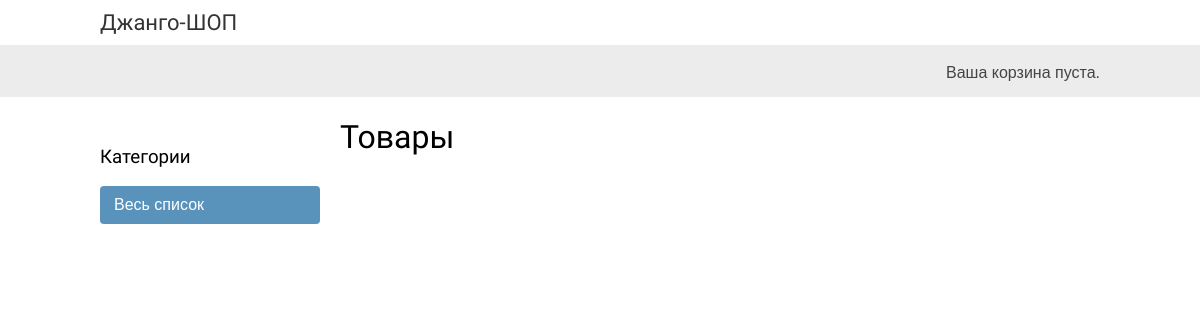
The app's page /, older data.
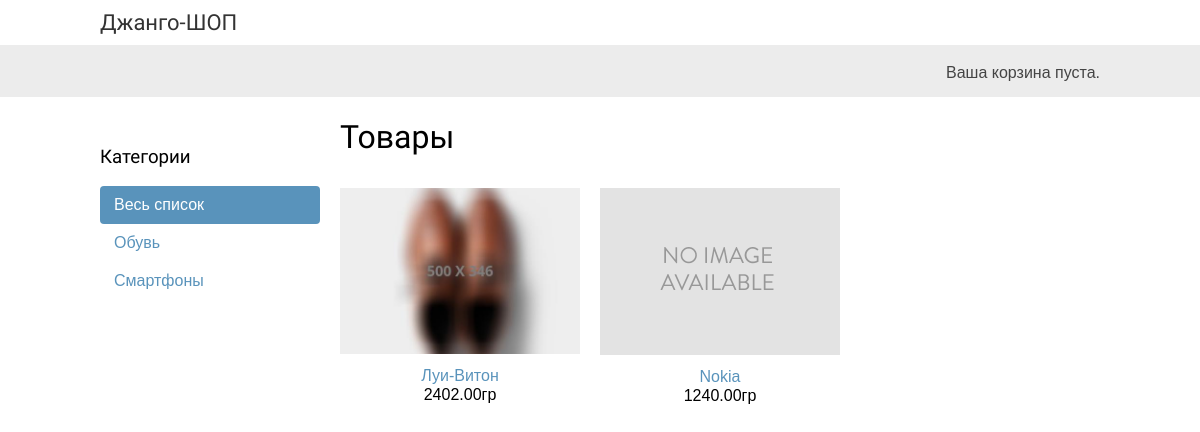
The same page, newer data.
### shop/models.py (models this page shows, shortened)
class Category(models.Model):
    name = models.CharField(max_length=200, db_index=True, verbose_name='наименование')
    slug = models.SlugField(max_length=200, db_index=True, unique=True, verbose_name='краткое наименование')
    class Meta:
        ordering = ('name',)
        verbose_name = 'Категория'
        verbose_name_plural = 'Категории'
    def get_absolute_url(self):
        return reverse('shop:product_list_by_category', args=[self.slug])

class Product(models.Model):
    category = models.ForeignKey(Category, related_name='products')
    name = models.CharField(max_length=200, db_index=True)
    slug = models.SlugField(max_length=200, db_index=True)
    image = models.ImageField(upload_to='products/%Y/%m/%d', blank=True)
    description = models.TextField(blank=True)
    price = models.DecimalField(max_digits=10, decimal_places=2)
    stock = models.PositiveIntegerField(verbose_name='акция')
    available = models.BooleanField(default=True)
    created = models.DateTimeField(auto_now_add=True)
    updated = models.DateTimeField(auto_now=True)
    class Meta:
        ordering = ('-created',)
        index_together = (('id', 'slug'),)
        verbose_name = 'Товар'
        verbose_name_plural = 'Товары'
    def get_absolute_url(self):
        return reverse('shop:product_detail', args=[self.id, self.slug])

### shop/views.py (the view)
# urls.py: url(r'^$', views.product_list, name='product_list'),
def product_list(request, category_slug=None):
    category = None
    categories = Category.objects.all()
    products = Product.objects.filter(available=True)
    if category_slug:
        category = get_object_or_404(Category, slug=category_slug)
        products = products.filter(category=category)
    return render(request, 'shop/product/list.html', {'category': category,
                                                      'categories': categories,
                                                      'products': products})

### cart/cart.py (called while the page is built)
    def __len__(self):
        return sum(item['quantity'] for item in self.cart.values())

### cart/context_processors.py (called while the page is built)
def cart(request):
    return {'cart': Cart(request) }

### shop/templates/shop/product/list.html (shortened to what this page needs)
{% extends "shop/base.html" %}
{% load static %}
{% block content %}
    <div id="sidebar">
        <h3>Категории</h3>
        <ul>
            <li {% if not category %}class="selected"{% endif %}>
                <a href="{% url "shop:product_list" %}">Весь список</a>
            </li>
        {% for c in categories %}
            <li {% if category.slug == c.slug %}class="selected"{% endif %}>
                <a href="{{ c.get_absolute_url }}">{{ c.name }}</a>
            </li>
        {% endfor %}
        </ul>
    </div>
    <div id="main" class="product-list">
        <h1>{% if category %}{{ category.name }}{% else %}Товары{% endif %}</h1>
        {% for product in products %}
            <div class="item">
                <a href="{{ product.get_absolute_url }}">
                    <img src="{% if product.image %}{{ product.image.url }}{% else %}{% static "img/no_image.png" %}{% endif %}">
                </a>
                <a href="{{ product.get_absolute_url }}">{{ product.name }}</a><br>
                {{ product.price }}гр
            </div>
        {% endfor %}
    </div>
{% endblock %}

### shop/templates/shop/base.html (shortened to what this page needs)
{% load static %}
<!DOCTYPE html>
<html>
<head>
    <link href="{% static "css/base.css" %}" rel="stylesheet">
</head>
<body>
    <div id="header">
        <a href="/" class="logo">Джанго-ШОП</a>
    </div>
    <div id="subheader">
        <div class="cart">
            {% with total_items=cart|length %}
                {% if cart|length > 0 %}
                    Ваша корзина:
                    <a href="{% url "cart:cart_detail" %}">
                        {{ total_items }} штук{{ total_items|pluralize }},{{ cart.get_total_price }}гр
                    </a>
                {% else %}
                    Ваша корзина пуста.
                {% endif %}
            {% endwith %}
        </div>
    </div>
    <div id="content">
        {% block content %}
        {% endblock %}
    </div>
</body>
</html>

### shop/static/css/base.css (style rules this page uses)
body { margin:0; padding:0; font-family:helvetica, sans-serif; }
h1, h2, h3, h4, h5 , h6 { font-family: 'Ubuntu', sans-serif; font-weight:normal; }
a { text-decoration:none; color:#5993bb; }
#header { padding:10px 100px; font-size:18px; overflow:auto; }
#subheader { background:#ececec; color:#444; padding:15px 100px; overflow:auto; }
#header .logo { font-family: 'Ubuntu', sans-serif; float:left; color:#333; font-size:22px; margin-right:10%; }
#subheader .cart { float:right; padding-top:4px; }
#content { padding:0 100px; overflow:hidden; }
#sidebar { width:220px; padding:30px 20px 0 0; float:left; }
#sidebar ul { margin:0; padding:0; }
#sidebar ul li { margin:0; list-style:none; padding:10px 14px; }
#sidebar ul li a { display:block; }
#sidebar ul li.selected { background:#5993bb; border-radius:4px; }
#sidebar ul li.selected a { color:#fff; }
#main { float:left; width: 96%; margin-right:-220px; overflow:hidden; }
.product-list .item { width:25%; padding:10px 20px 10px 0; float:left; text-align:center; line-height:1.2; }
.product-list .item img { width:100%; margin-bottom:8px; }

Row changes from the older to the newer data that the page shows:
added Category: name "Обувь"
added Category: name "Смартфоны"
added Product: image (picture), name "Луи-Витон", price "2402.00"
added Product: name "Nokia", price "1240.00"
